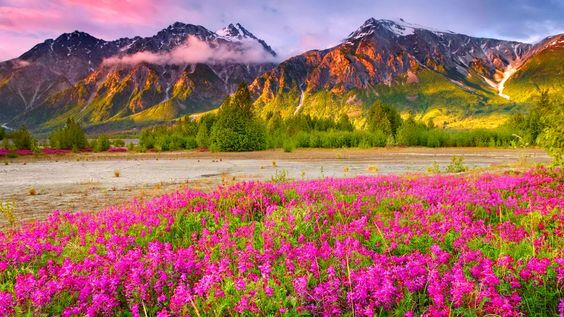
#> input picture DAY05 Color Spaces/scenery.jpg, 564 x 317 px
$ jupyter execute CNN_Image_color_spaces_DAY05.ipynb
#> lines starting #> are read from the running program, lines starting #| are printed output that depends on the picture
# Importing OpenCV and Python Libraries

[cell 1]
import numpy as np
import pandas as pd
import matplotlib.pyplot as plt
import seaborn as sns

[cell 2]
from google.colab.patches import cv2_imshow  #so that we can show the image
import cv2       # importing Open CV

from google.colab import files    # we are importing the file from the device
uploaded = files.upload()
#> the answer given: scenery.jpg

# Uploading the image

[cell 3]
from google.colab.patches import cv2_imshow # Import the cv2_imshow function from google.colab.patches
import cv2

image = cv2.imread('scenery.jpg')
#> image is the input picture: shape (317, 564, 3); mean B, G, R 95.6, 106.9, 158.7
print( image )        # this will print the matrix of the image
#> (printed output is left out)

cv2_imshow(image) # Use cv2_imshow instead of cv2.imshow

As it is a color image thats it gave 3 matrices for each pixel

# Shape of the image

[cell 4]
image.shape
#> Out = (317, 564, 3)

# Converting to Grey Scale Image

[cell 5]
gray_image = cv2.cvtColor(image, cv2.COLOR_BGR2GRAY)
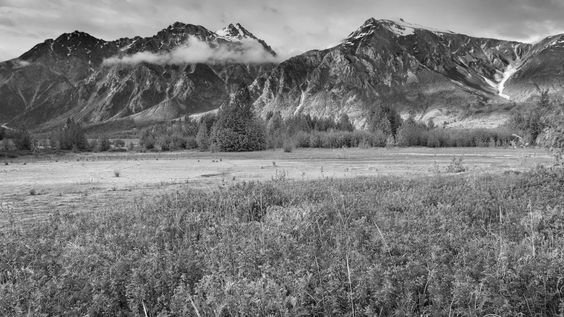
#> gray_image: shape (317, 564); min 4, max 252, mean 121.1
cv2_imshow(gray_image)

Shape of the grey scale image

[cell 6]
gray_image.shape   # 550 x 367 that means it is 2153 x 2237 x 1 ... as it has ONLY COLOR CHANNEL
#> Out = (317, 564)

Saving the Gray Scale Image

[cell 7]
cv2.imwrite('gray_image.jpg', gray_image)
#> Out = True

[cell 8]
print (gray_image)              # matrices value of the grey image
#> (printed output is left out)

# Converting to HSV  ( hue Saturation value )

[cell 9]
hsv = cv2.cvtColor(image, cv2.COLOR_BGR2HSV)
#> hsv: shape (317, 564, 3); mean H, S, V 80.9, 149, 166.3
cv2_imshow(hsv)

# Converting to LAB  ( Lightnesss , A Channel B channel )

[cell 10]
lab_image = cv2.cvtColor(image, cv2.COLOR_BGR2LAB)
#> lab_image: shape (317, 564, 3); mean of channels 0, 1, 2 132, 146.9, 143.5
cv2_imshow(lab_image)

# USING MATPLOT.LIB  ( we get kind of an inverse of the colors )

[cell 11]
image = cv2.imread('scenery.jpg')
plt.imshow(image)

If we compare this with open cv2 , they both are completly different as our original image was a BGR image but matplotlib has no idea that -- its a BGR image it is thinking the image is a RGB image so we see the inverse in the colors

WHERE THERE IS RED WE SEE BLUE
WHERE THERE IS BLUE WE SEE RED

# BGR TO RGB

[cell 12]
rgb = cv2.cvtColor(image, cv2.COLOR_BGR2RGB)
plt.imshow(rgb)

after converting from BGR to RGB now we see the image using matplot.lib properly

[cell 13]
cv2_imshow(rgb)

Here we see inversion of Colors while using Cv2 as Cv2 thinks we have given it a BGR image but actually we have given it a RGB  image

We cannot convert directly from gray_scale to HSV , we have to first convert gray_scale to BGR to HSV

# HSV TO BGR

[cell 14]
hsv_bgr = cv2.cvtColor(hsv, cv2.COLOR_HSV2BGR)
cv2_imshow(hsv_bgr)

# LAB to BGR

[cell 15]
lab_bgr = cv2.cvtColor(lab_image, cv2.COLOR_LAB2BGR)
cv2_imshow(lab_bgr)
